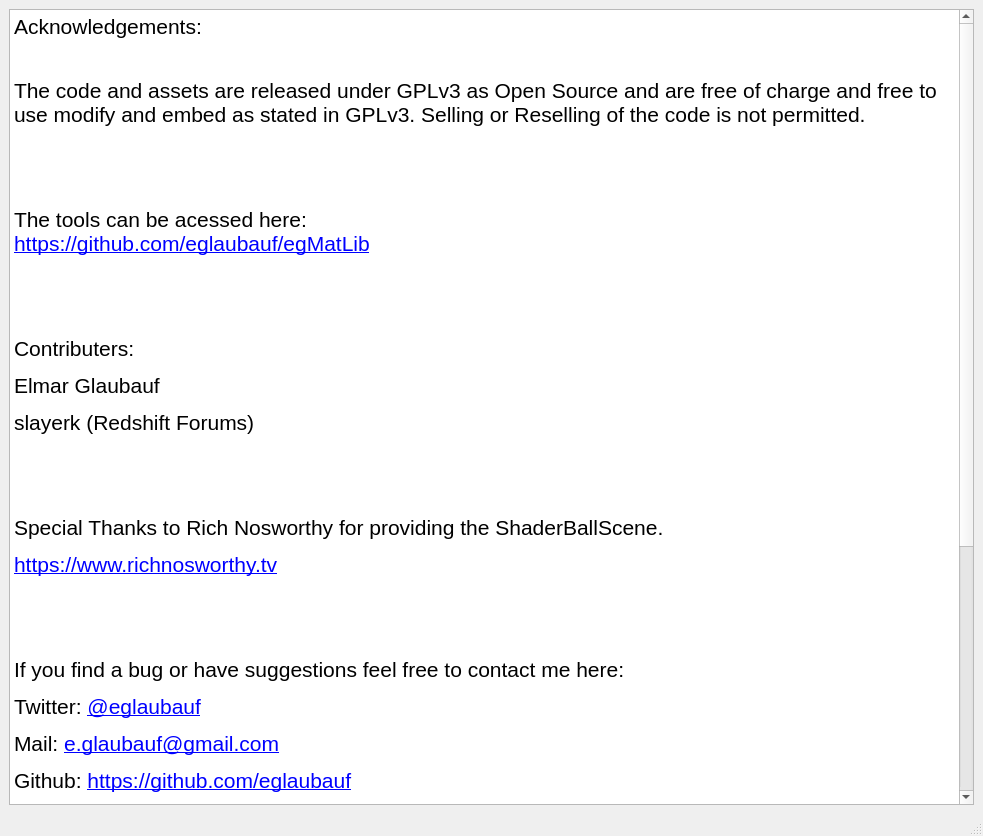
<?xml version="1.0" encoding="UTF-8"?>
<ui version="4.0">
 <class>MainWindow</class>
 <widget class="QMainWindow" name="MainWindow">
  <property name="geometry">
   <rect>
    <x>0</x>
    <y>0</y>
    <width>983</width>
    <height>836</height>
   </rect>
  </property>
  <property name="sizePolicy">
   <sizepolicy hsizetype="Preferred" vsizetype="Preferred">
    <horstretch>0</horstretch>
    <verstretch>0</verstretch>
   </sizepolicy>
  </property>
  <property name="minimumSize">
   <size>
    <width>500</width>
    <height>400</height>
   </size>
  </property>
  <property name="windowTitle">
   <string>MainWindow</string>
  </property>
  <widget class="QWidget" name="centralwidget">
   <property name="sizePolicy">
    <sizepolicy hsizetype="Expanding" vsizetype="Expanding">
     <horstretch>0</horstretch>
     <verstretch>0</verstretch>
    </sizepolicy>
   </property>
   <layout class="QVBoxLayout" name="verticalLayout">
    <item>
     <layout class="QVBoxLayout" name="verticalLayout_2">
      <item>
       <layout class="QHBoxLayout" name="horizontalLayout_2">
        <item>
         <widget class="QTextEdit" name="textEdit">
          <property name="frameShape">
           <enum>QFrame::StyledPanel</enum>
          </property>
          <property name="readOnly">
           <bool>true</bool>
          </property>
          <property name="html">
           <string>&lt;!DOCTYPE HTML PUBLIC &quot;-//W3C//DTD HTML 4.0//EN&quot; &quot;http://www.w3.org/TR/REC-html40/strict.dtd&quot;&gt;
&lt;html&gt;&lt;head&gt;&lt;meta name=&quot;qrichtext&quot; content=&quot;1&quot; /&gt;&lt;style type=&quot;text/css&quot;&gt;
p, li { white-space: pre-wrap; }
&lt;/style&gt;&lt;/head&gt;&lt;body style=&quot; font-family:'Lato'; font-size:18pt; font-weight:400; font-style:normal;&quot;&gt;
&lt;p style=&quot; margin-top:12px; margin-bottom:12px; margin-left:0px; margin-right:0px; -qt-block-indent:0; text-indent:0px;&quot;&gt;&lt;span style=&quot; font-size:16pt;&quot;&gt;Acknowledgements:&lt;br /&gt;&lt;/span&gt;&lt;/p&gt;
&lt;p style=&quot; margin-top:12px; margin-bottom:12px; margin-left:0px; margin-right:0px; -qt-block-indent:0; text-indent:0px;&quot;&gt;&lt;span style=&quot; font-size:16pt;&quot;&gt;The code and assets are released under GPLv3 as Open Source and are free of charge and free to use modify and embed as stated in GPLv3. Selling or Reselling of the code is not permitted. &lt;/span&gt;&lt;/p&gt;
&lt;p style=&quot; margin-top:12px; margin-bottom:12px; margin-left:0px; margin-right:0px; -qt-block-indent:0; text-indent:0px;&quot;&gt;&lt;br /&gt;&lt;/p&gt;
&lt;p style=&quot; margin-top:12px; margin-bottom:12px; margin-left:0px; margin-right:0px; -qt-block-indent:0; text-indent:0px;&quot;&gt;&lt;span style=&quot; font-size:16pt;&quot;&gt;The tools can be acessed here:&lt;br /&gt;&lt;/span&gt;&lt;a href=&quot;https://github.com/eglaubauf/egMatLib&quot;&gt;&lt;span style=&quot; font-size:16pt; text-decoration: underline; color:#0000ff;&quot;&gt;https://github.com/eglaubauf/egMatLib&lt;/span&gt;&lt;/a&gt;&lt;/p&gt;
&lt;p style=&quot; margin-top:12px; margin-bottom:12px; margin-left:0px; margin-right:0px; -qt-block-indent:0; text-indent:0px;&quot;&gt;&lt;br /&gt;&lt;/p&gt;
&lt;p style=&quot; margin-top:12px; margin-bottom:12px; margin-left:0px; margin-right:0px; -qt-block-indent:0; text-indent:0px;&quot;&gt;&lt;span style=&quot; font-size:16pt;&quot;&gt;Contributers:&lt;/span&gt;&lt;/p&gt;
&lt;p style=&quot; margin-top:12px; margin-bottom:12px; margin-left:0px; margin-right:0px; -qt-block-indent:0; text-indent:0px;&quot;&gt;&lt;span style=&quot; font-size:16pt;&quot;&gt;Elmar Glaubauf&lt;/span&gt;&lt;/p&gt;
&lt;p style=&quot; margin-top:12px; margin-bottom:12px; margin-left:0px; margin-right:0px; -qt-block-indent:0; text-indent:0px;&quot;&gt;&lt;span style=&quot; font-size:16pt;&quot;&gt;slayerk (Redshift Forums)&lt;/span&gt;&lt;/p&gt;
&lt;p style=&quot; margin-top:12px; margin-bottom:12px; margin-left:0px; margin-right:0px; -qt-block-indent:0; text-indent:0px;&quot;&gt;&lt;br /&gt;&lt;/p&gt;
&lt;p style=&quot; margin-top:12px; margin-bottom:12px; margin-left:0px; margin-right:0px; -qt-block-indent:0; text-indent:0px;&quot;&gt;&lt;span style=&quot; font-size:16pt;&quot;&gt;Special Thanks to Rich Nosworthy for providing the ShaderBallScene. &lt;/span&gt;&lt;/p&gt;
&lt;p style=&quot; margin-top:12px; margin-bottom:12px; margin-left:0px; margin-right:0px; -qt-block-indent:0; text-indent:0px;&quot;&gt;&lt;a href=&quot;https://www.richnosworthy.tv&quot;&gt;&lt;span style=&quot; font-size:16pt; text-decoration: underline; color:#0000ff;&quot;&gt;https://www.richnosworthy.tv&lt;/span&gt;&lt;/a&gt;&lt;/p&gt;
&lt;p style=&quot; margin-top:12px; margin-bottom:12px; margin-left:0px; margin-right:0px; -qt-block-indent:0; text-indent:0px;&quot;&gt;&lt;br /&gt;&lt;/p&gt;
&lt;p style=&quot; margin-top:12px; margin-bottom:12px; margin-left:0px; margin-right:0px; -qt-block-indent:0; text-indent:0px;&quot;&gt;&lt;span style=&quot; font-size:16pt;&quot;&gt;If you find a bug or have suggestions feel free to contact me here:&lt;/span&gt;&lt;/p&gt;
&lt;p style=&quot; margin-top:12px; margin-bottom:12px; margin-left:0px; margin-right:0px; -qt-block-indent:0; text-indent:0px;&quot;&gt;&lt;span style=&quot; font-size:16pt;&quot;&gt;Twitter: &lt;/span&gt;&lt;a href=&quot;https://twitter.com/eglaubauf&quot;&gt;&lt;span style=&quot; font-size:16pt; text-decoration: underline; color:#0000ff;&quot;&gt;@eglaubauf&lt;/span&gt;&lt;/a&gt;&lt;/p&gt;
&lt;p style=&quot; margin-top:12px; margin-bottom:12px; margin-left:0px; margin-right:0px; -qt-block-indent:0; text-indent:0px;&quot;&gt;&lt;span style=&quot; font-size:16pt;&quot;&gt;Mail: &lt;/span&gt;&lt;a href=&quot;mailto:e.glaubauf@gmail.com&quot;&gt;&lt;span style=&quot; font-size:16pt; text-decoration: underline; color:#0000ff;&quot;&gt;e.glaubauf@gmail.com&lt;/span&gt;&lt;/a&gt;&lt;/p&gt;
&lt;p style=&quot; margin-top:12px; margin-bottom:12px; margin-left:0px; margin-right:0px; -qt-block-indent:0; text-indent:0px;&quot;&gt;&lt;span style=&quot; font-size:16pt;&quot;&gt;Github: &lt;/span&gt;&lt;a href=&quot;https://github.com/eglaubauf&quot;&gt;&lt;span style=&quot; font-size:16pt; text-decoration: underline; color:#0000ff;&quot;&gt;https://github.com/eglaubauf&lt;/span&gt;&lt;/a&gt;&lt;/p&gt;
&lt;p style=&quot; margin-top:12px; margin-bottom:12px; margin-left:0px; margin-right:0px; -qt-block-indent:0; text-indent:0px;&quot;&gt;&lt;span style=&quot; font-size:16pt;&quot;&gt;Web: &lt;/span&gt;&lt;a href=&quot;https://elmar-glaubauf.at/&quot;&gt;&lt;span style=&quot; font-size:16pt; text-decoration: underline; color:#0000ff;&quot;&gt;https://elmar-glaubauf.at/&lt;/span&gt;&lt;/a&gt;&lt;/p&gt;
&lt;p style=&quot; margin-top:12px; margin-bottom:12px; margin-left:0px; margin-right:0px; -qt-block-indent:0; text-indent:0px;&quot;&gt;&lt;br /&gt;&lt;/p&gt;
&lt;p style=&quot; margin-top:12px; margin-bottom:12px; margin-left:0px; margin-right:0px; -qt-block-indent:0; text-indent:0px;&quot;&gt;&lt;br /&gt;&lt;/p&gt;
&lt;p style=&quot; margin-top:12px; margin-bottom:12px; margin-left:0px; margin-right:0px; -qt-block-indent:0; text-indent:0px;&quot;&gt;&lt;br /&gt;&lt;/p&gt;
&lt;p style=&quot; margin-top:12px; margin-bottom:12px; margin-left:0px; margin-right:0px; -qt-block-indent:0; text-indent:0px;&quot;&gt;&lt;br /&gt;&lt;/p&gt;
&lt;p style=&quot; margin-top:12px; margin-bottom:12px; margin-left:0px; margin-right:0px; -qt-block-indent:0; text-indent:0px;&quot;&gt;&lt;br /&gt;&lt;/p&gt;&lt;/body&gt;&lt;/html&gt;</string>
          </property>
         </widget>
        </item>
       </layout>
      </item>
      <item>
       <layout class="QHBoxLayout" name="horizontalLayout_4"/>
      </item>
     </layout>
    </item>
   </layout>
  </widget>
  <widget class="QStatusBar" name="statusbar"/>
  <action name="action_HIP">
   <property name="text">
    <string>$HIP</string>
   </property>
  </action>
  <action name="action_HOME">
   <property name="text">
    <string>$HOME</string>
   </property>
  </action>
  <action name="actionCreate_Thumbs_for_Directory">
   <property name="text">
    <string>Recursively Create Thumbs for this Folder (slow)</string>
   </property>
  </action>
  <action name="actionRefresh_Current_Dir">
   <property name="text">
    <string>Recreate Thumbs for this Folder</string>
   </property>
  </action>
  <action name="actionClear_Thumb_Database">
   <property name="text">
    <string>Clear All Materials</string>
   </property>
  </action>
  <action name="action50">
   <property name="text">
    <string>50</string>
   </property>
  </action>
  <action name="actionAddFavourite">
   <property name="text">
    <string>Add Current Folder to Favourites</string>
   </property>
  </action>
  <action name="actionStartup">
   <property name="text">
    <string>Set Current Library as Default</string>
   </property>
  </action>
  <action name="actionRemFavourite">
   <property name="text">
    <string>Remove Current Folder from Favourites</string>
   </property>
  </action>
  <action name="action_updateAll">
   <property name="text">
    <string>Update All Materials</string>
   </property>
  </action>
  <action name="action_setDefault">
   <property name="text">
    <string>Set Current Library as Default</string>
   </property>
  </action>
  <action name="action_openLibrary">
   <property name="text">
    <string>Open Library</string>
   </property>
  </action>
  <action name="action_prefs">
   <property name="text">
    <string>Preferences</string>
   </property>
  </action>
 </widget>
 <resources/>
 <connections/>
</ui>
